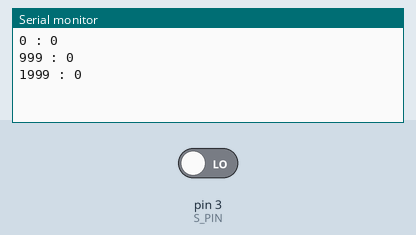
Simulated run of this sketch. Board: Arduino Uno, built with avr-gcc and run on an emulated ATmega328P. On the bench: the last lines printed to the serial monitor. The inputs (shaded band) are chosen by the test bench; at power-on: pin 3 (S_PIN) LOW.

Above: at 2.8 s.
2.9 s: pin 3 (S_PIN) driven HIGH
At 3.8 s:
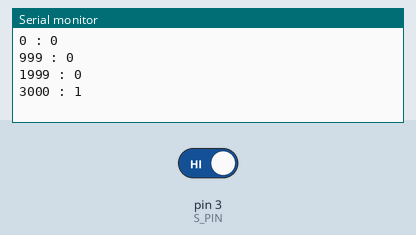
4.4 s: pin 3 (S_PIN) driven LOW
At 5.6 s:
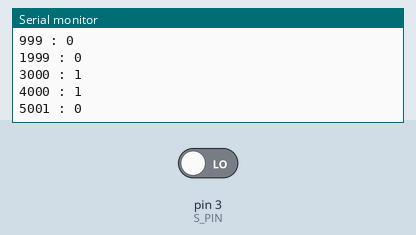
Timing chart, 0 to 7.4 s (numbered marks = the images above; inputs shaded):
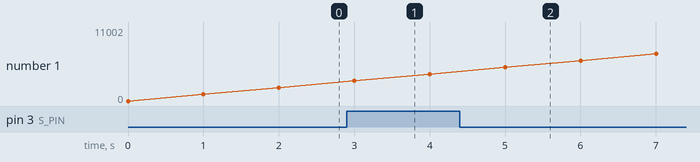

Measured:
- after the input at 2.9 s, the serial monitor: prints a new line after 0.10 s (image 1)
- after the input at 4.4 s, the serial monitor: prints a new line after 0.60 s (image 2)

The sketch:

SoundSensor.ino
```cpp
/*
   VCC: 3.3V-5V
   GND: GND pin
   OUT: IO pin, value 0(sound),1(no sound)
*/
const int S_PIN = 3; //sound sensor out pin
void setup() {
  // put your setup code here, to run once:
  Serial.begin(9600);
  pinMode(S_PIN, INPUT );
}

void loop() {
  // put your main code here, to run repeatedly:
  Serial.print(millis());
  Serial.print(" : ");
  Serial.println(digitalRead(S_PIN));
  delay(1000);

}
```
